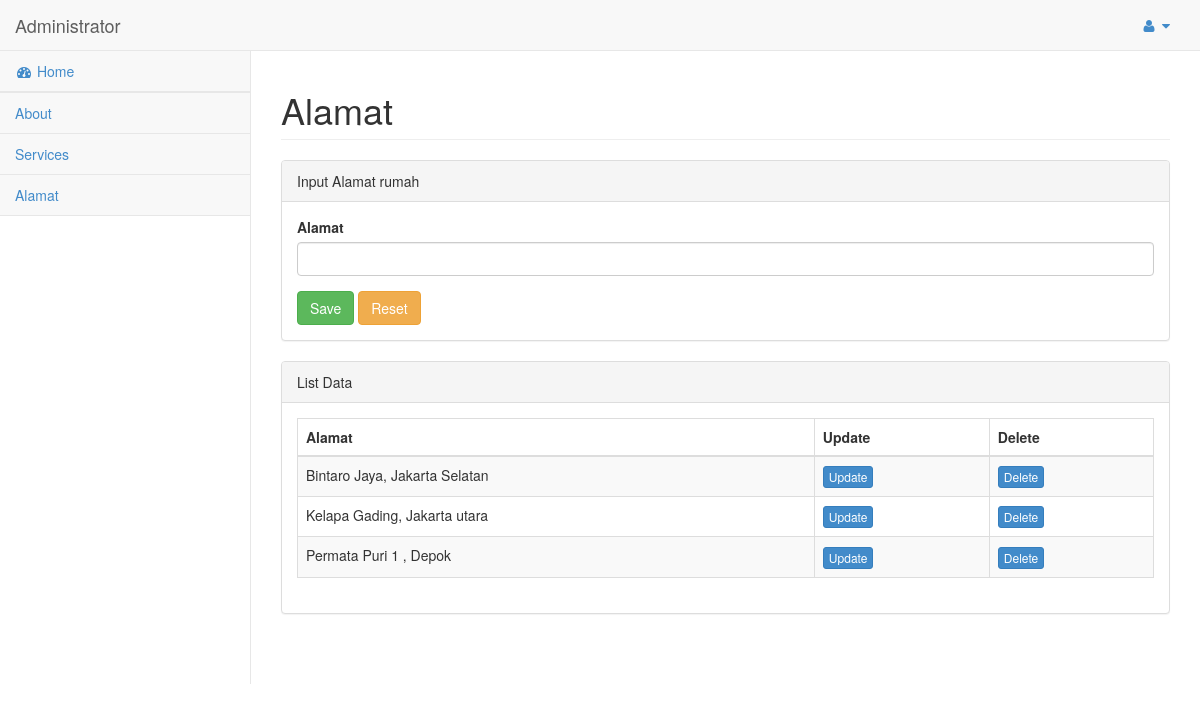
Page /admin/index.php?alamat (signed in) on the committed database.
### tables this page shows
CREATE TABLE `alamat` (
  `id_alamat` int(11) NOT NULL,
  `nama_alamat` varchar(255) NOT NULL
);

### admin/page/blog/alamat.php (the view, shortened to what this page needs)
<?php
        $alamat = mysqli_query($conn,"SELECT * FROM alamat ORDER BY id_alamat ASC");
?>
<div class="row">
    <div class="col-lg-12">
        <h1 class="page-header">Alamat</h1>
    </div>
</div>
<div class="row">
    <div class="col-lg-12">
        <div class="panel panel-default">
            <div class="panel-heading">
                Input Alamat rumah
            </div>
            <div class="panel-body">
                <div class="row">
                    <div class="col-lg-12">
                        <form role="form" action="" method="post" enctype="multipart/form-data" >
                            <div class="form-group">
                                <label>Alamat</label>
                                <input class="form-control" type="text" name="alamat" />
                            </div>
                            <button type="submit" name="submit" class="btn btn-success">Save</button>
                            <button type="reset" class="btn btn-warning">Reset</button>
                        </form>
                    </div>
                </div>
            </div>
        </div>
        <div class="panel panel-default">
            <div class="panel-heading">
                List Data
            </div>
            <div class="panel-body">
                <div class="table-responsive">
                    <table class="table table-striped table-bordered table-hover" id="dataTables-example">
                        <thead>
                            <tr>
                                <th>Alamat</th>
                                <th>Update</th>
                                <th>Delete</th>
                            </tr>
                        </thead>
                        <tbody>
                        <?php if(mysqli_num_rows($alamat)) { ?>
                            <?php while ($row_alamat=mysqli_fetch_array($alamat)) { ?>
                                <tr>
                                    <td><?php echo $row_alamat['nama_alamat']?></td>
                                    <td class="center"><a href="index.php?alamat-update=<?php echo $row_alamat['id_alamat'] ?>" class="btn btn-primary btn-xs" type="button">Update</a></td>
                                    <td class="center"><a href="index.php?alamat-delete=<?php echo $row_alamat['id_alamat'] ?>" class="btn btn-primary btn-xs" type="button">Delete</a></td>
                                </tr>
                                <?php } ?>
                            <?php } ?>
                        </tbody>
                    </table>
                </div>
            </div>
        </div>
    </div>
</div>

### admin/index.php (shortened to what this page needs)
<?php
    include "../includes/config.php";
?>
<!DOCTYPE html>
<html lang="en">
<?php include("include/head.php") ?>
<body>
     <body id="page-top">
        <?php include("include/header.php") ?>
        <div id="page-wrapper">
            <?php
            if (isset($_GET["administrator"])) include("page/administrator/index.php");
            else if (isset($_GET["administrator-delete"])) include("page/administrator/delete.php");
            else if (isset($_GET["administrator-update"])) include("page/administrator/update.php");
            else if (isset($_GET["services"])) include("page/blog/services.php");
            else if (isset($_GET["alamat"])) include("page/blog/alamat.php");
            ?>
        </div>
</body>
</html>

### admin/include/head.php (shortened to what this page needs)
<head>
    <link rel="stylesheet" href="css/bootstrap.css">
    <link href="font-awesome/css/font-awesome.css" rel="stylesheet" />
    <link href="css/plugins/morris/morris-0.4.3.min.css" rel="stylesheet" />
    <link href="css/plugins/timeline/timeline.css" rel="stylesheet" />
    <link href="css/sb-admin.css" rel="stylesheet" />
</head>

### admin/include/header.php (shortened to what this page needs)
<nav class="navbar navbar-default navbar-fixed-top" role="navigation" style="margin-bottom: 0">
    <div class="navbar-header">
        <a class="navbar-brand" href="index.php">Administrator</a>
    </div>
    <ul class="nav navbar-top-links navbar-right">
        <li class="dropdown">
            <a class="dropdown-toggle" data-toggle="dropdown" href="#">
                <i class="fa fa-user fa-fw"></i>  <i class="fa fa-caret-down"></i>
            </a>
        </li>
    </ul>
    <div class="navbar-default navbar-static-side" role="navigation">
        <div class="sidebar-collapse">
            <ul class="nav" id="side-menu">
                <li><a href="index.php"><i class="fa fa-dashboard fa-fw"></i> Home</a></li>
                <li>
                    <li><a href="index.php?about">About</a></li>
                    <li><a href="index.php?services">Services</a></li>
                    <li><a href="index.php?alamat">Alamat</a></li>
                </li>
            </ul>
        </div>
    </div>
</nav>

### admin/css/sb-admin.css (style rules this page uses)
#page-wrapper { padding: 0 15px; min-height: 568px; background-color: #fff; }
@media (min-width:768px) { #page-wrapper { position: inherit; margin: 0 0 0 250px; padding: 50px 30px; border-left: 1px solid #e7e7e7; } }
.navbar-static-side ul li { border-bottom: 1px solid #e7e7e7; }
.navbar-top-links li { display: inline-block; }
.navbar-top-links li:last-child { margin-right: 15px; }
.navbar-top-links li a { padding: 15px; min-height: 50px; }
@media (min-width:768px) { .navbar-static-side { z-index: 1; position: absolute; width: 250px; margin-top: 51px; } }

### rows in the picture
alamat: nama_alamat "Bintaro Jaya, Jakarta Selatan"
alamat: nama_alamat "Kelapa Gading, Jakarta utara"
alamat: nama_alamat "Permata Puri 1 , Depok"
